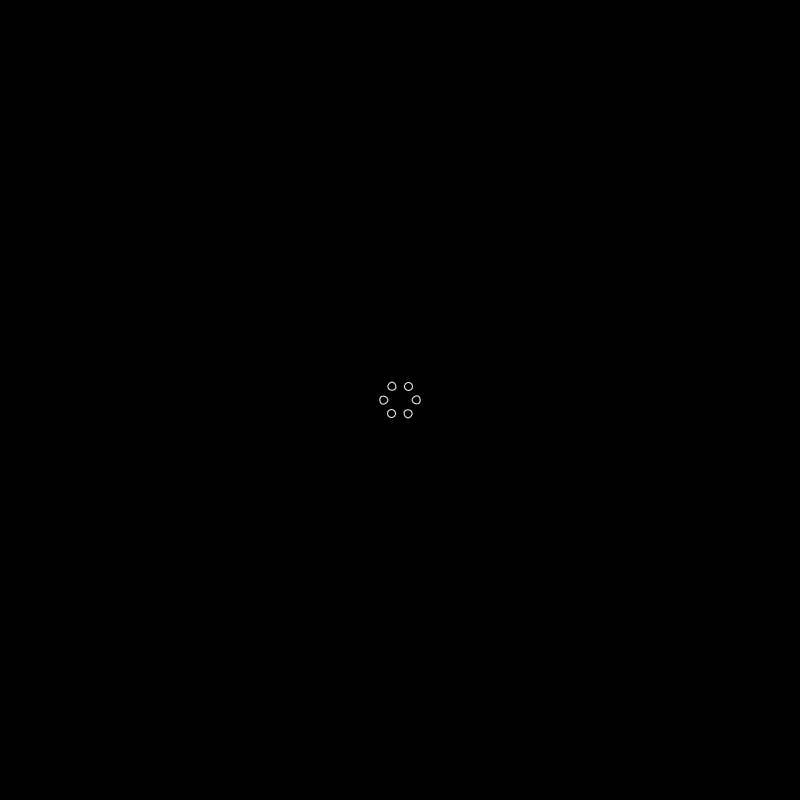
Frame 1 (no input)
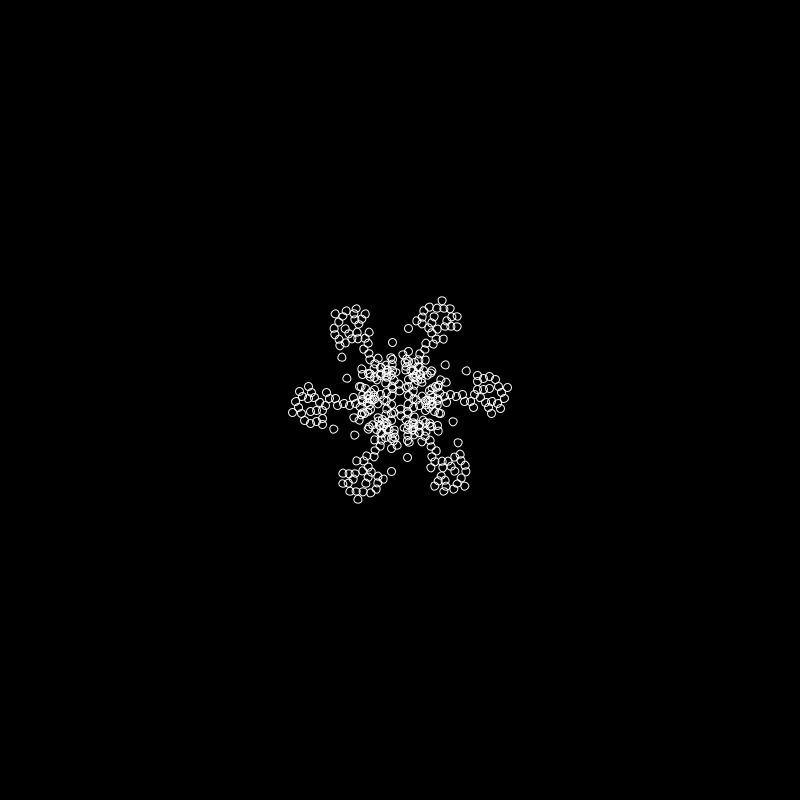
Frame 60 (the mouse pressed at the canvas centre just before this capture)
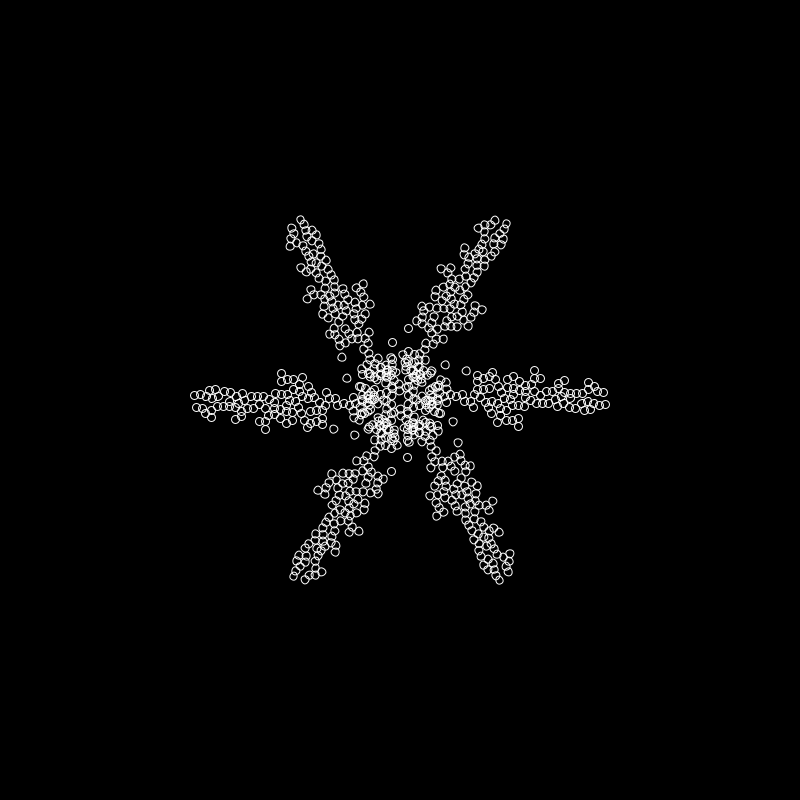
Frame 120 (the mouse held since frame 60 and released just before this capture)

The Processing sketch that drew these frames (run headless with seeded random() and noise(); from frame 60 on, the mouse is pressed at the canvas centre):

// Processing sketch: sflake2
// ── sflake2.pde
float dia = 8;
float spd = 3;
float spread = 6;
int spokes = 6;
Flake cur;  //current flake
ArrayList<Flake> flakes;

void setup() {
  size(800, 800);
  flakes = new ArrayList<Flake> ();
  createAddFlake();
}

void draw() {
  boolean aggregate = false;
  translate(width/2, height/2);
  background(0);

  while (!cur.stopped() && !cur.collided()) {
    cur.move();
    aggregate = true;
  }
  
  showFlakes();

  createAddFlake();
  
  if (!aggregate) flakes.clear();
}

void showFlakes() {
  for (int i = 0; i < spokes; i++) {
    rotate(PI/(spokes/2));
    pushMatrix();
    scale(1, -1);
    for (Flake f : flakes) {
      f.show();
    }
    popMatrix();
  }
}

void createAddFlake() {
  cur = new Flake(width/2-dia, 0);
  flakes.add(cur);
}

// ── Flake.pde
class Flake {
  float x, y, d;

  Flake(float x_, float y_) {
    x = x_;
    y = y_;
    d = dia;
  }

  void show() {
    noFill();
    stroke(255);
    ellipse(x, y, dia, dia);
  }

  void move() {
    x -= spd;
    y += (int)(Math.random()*(spread+1))-spread/2;
  }

  boolean stopped() {
    boolean res = false;
    if (x <= dia) {
      res = true;
    }
    return res;
  }

  boolean collided() {
    boolean ret = false;
    for (Flake f : flakes) {
      if (this != f) {
        if (dist(f.x, f.y, x, y) <= dia) {
          ret = true;
          continue;
        }
      }
    }
    return ret;
  }
}
